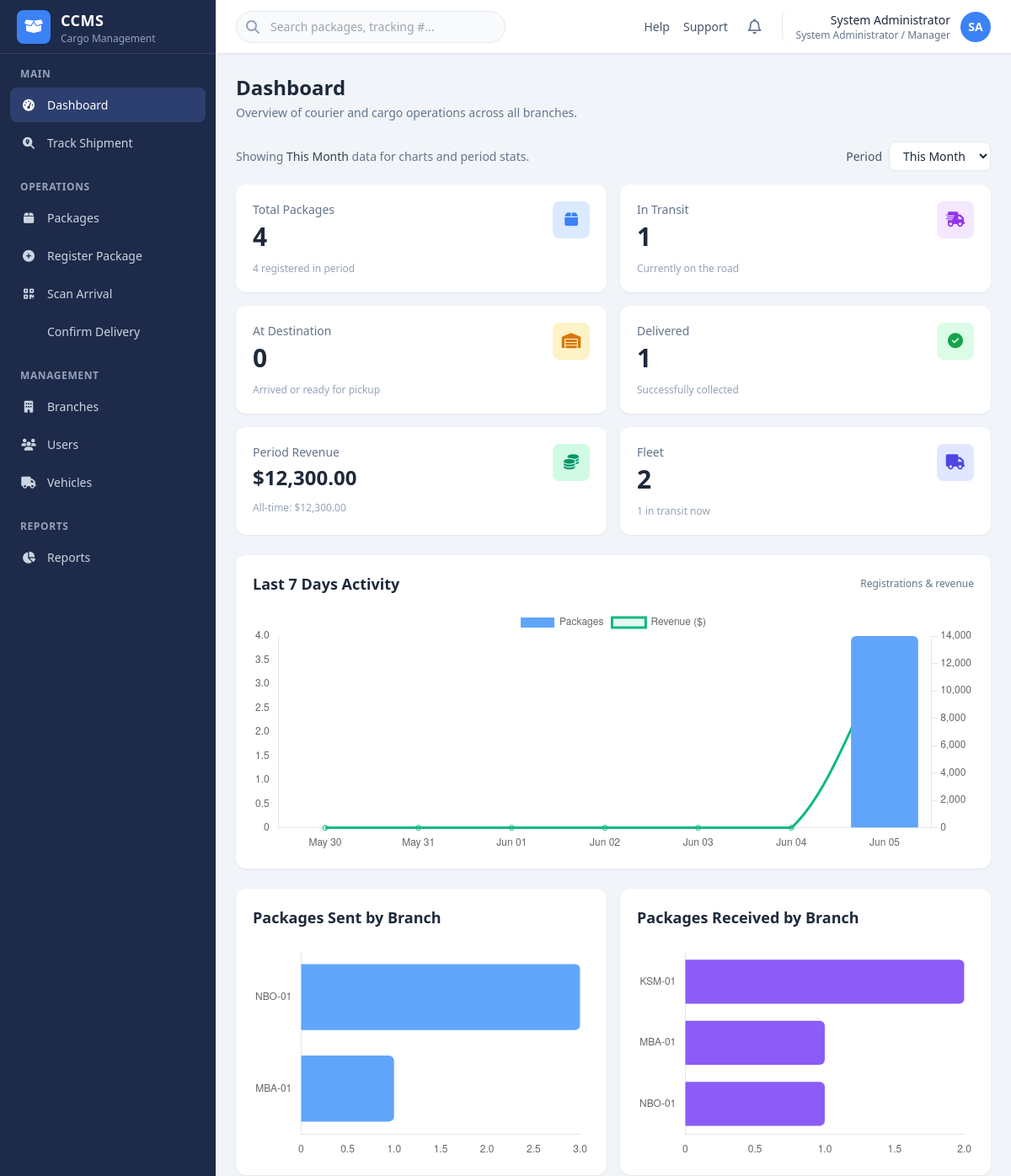
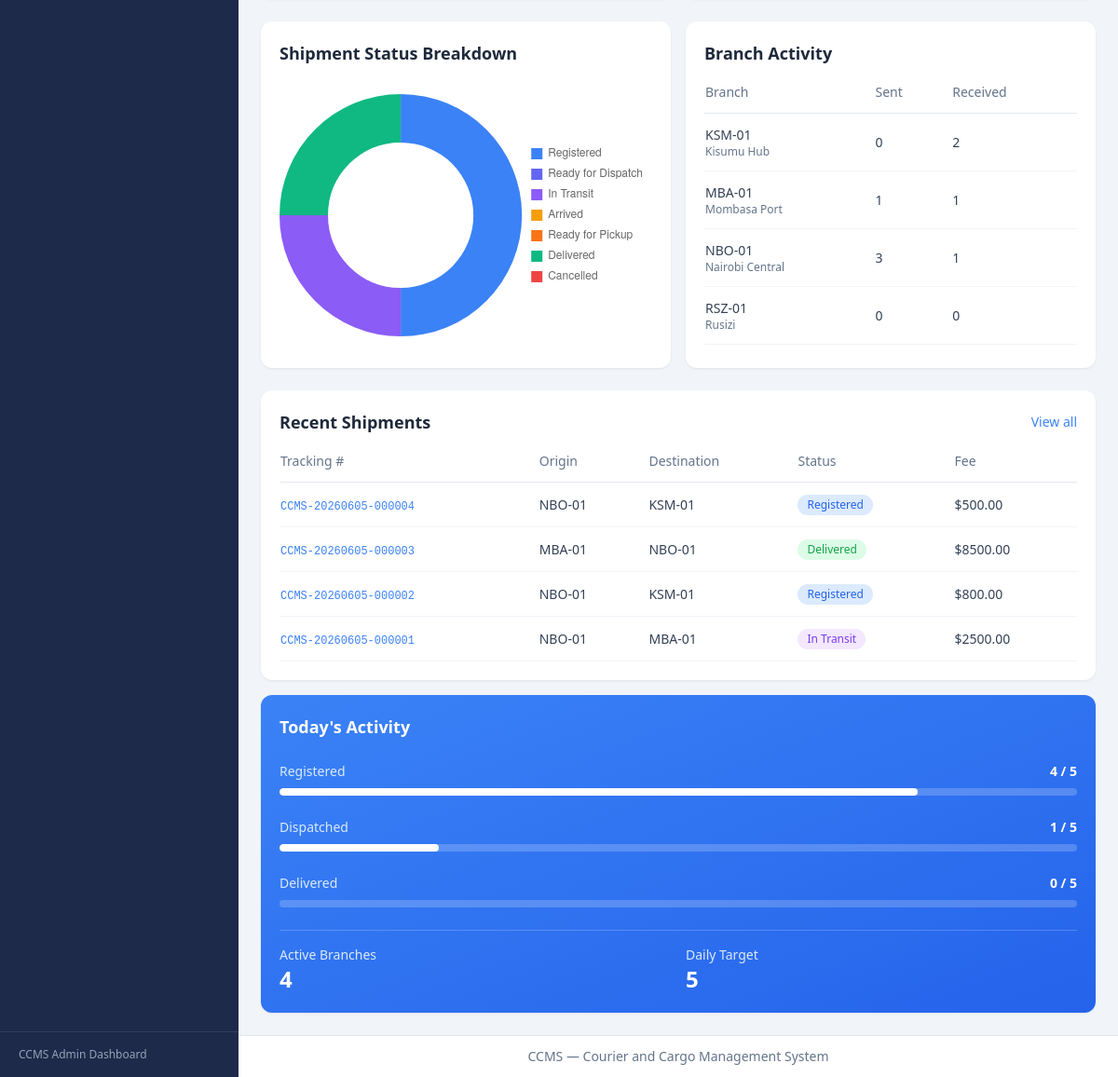
The page / (signed in) on the database as committed earlier (2 pictures, top to bottom).
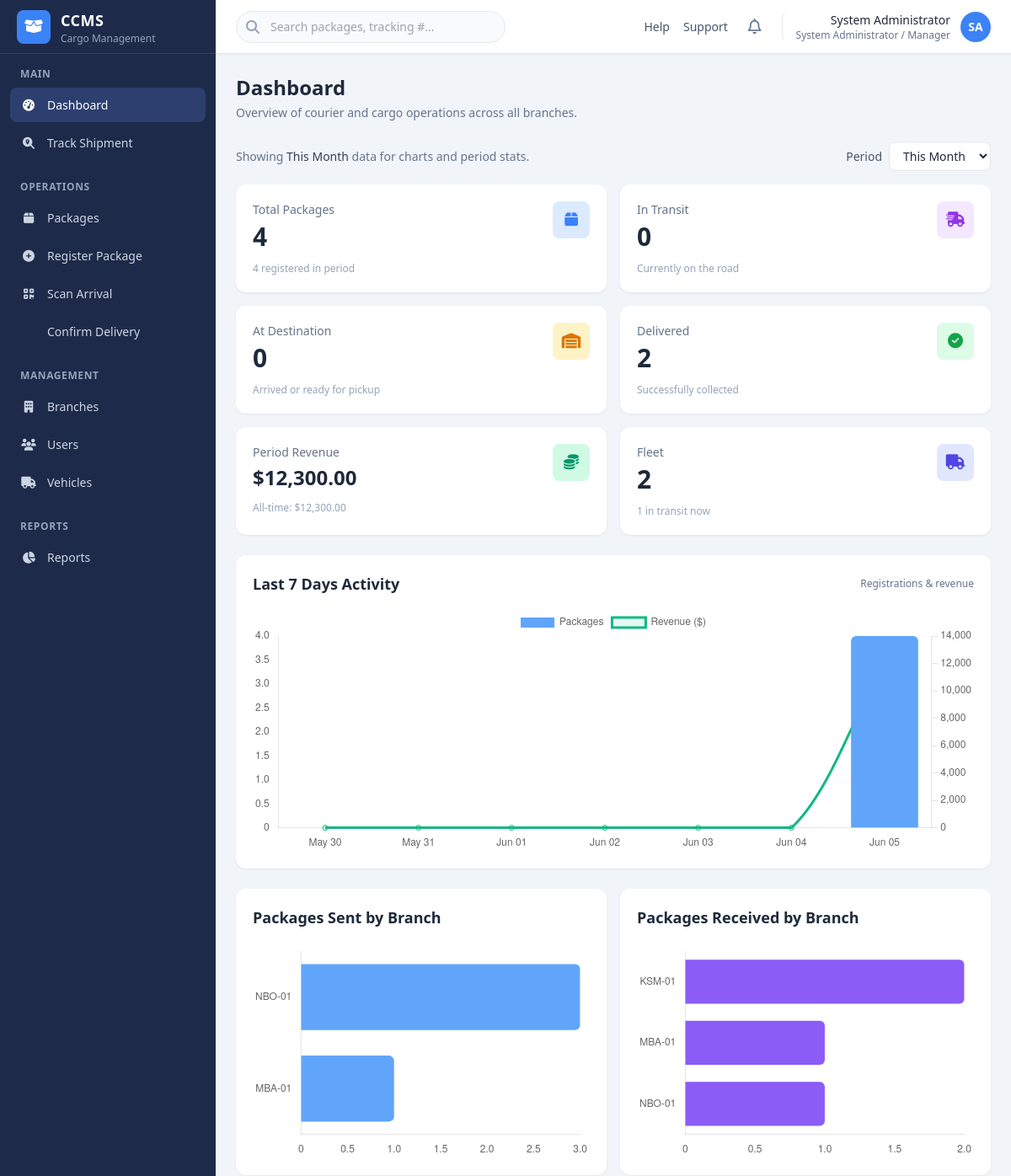
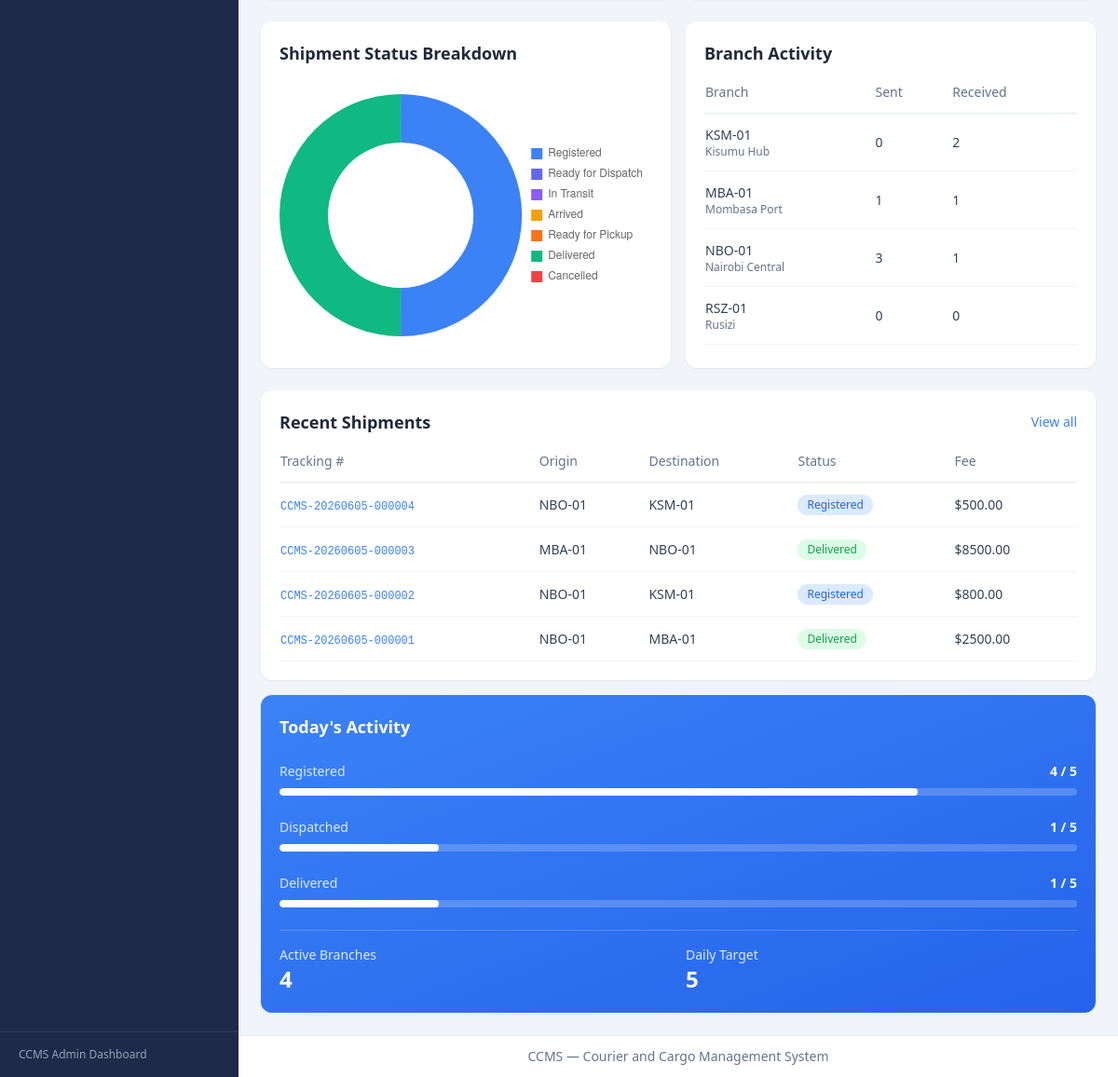
The same page on the database as committed later (2 pictures, top to bottom).
### ccms_app/models.py (models this page shows, shortened)
class Package(models.Model):
    tracking_number = models.CharField(max_length=30, unique=True, editable=False)
    sender_full_name = models.CharField(max_length=255)
    sender_id_number = models.CharField(max_length=50)
    sender_phone = models.CharField(max_length=20)
    receiver_full_name = models.CharField(max_length=255)
    receiver_id_number = models.CharField(max_length=50)
    receiver_phone = models.CharField(max_length=20)
    package_type = models.CharField(max_length=20, choices=PackageType.choices)
    description = models.TextField(blank=True)
    quantity = models.PositiveIntegerField(default=1)
    weight = models.DecimalField(max_digits=10, decimal_places=2)
    origin_branch = models.ForeignKey(
        Branch,
        on_delete=models.PROTECT,
        related_name='outgoing_packages',
    )
    destination_branch = models.ForeignKey(
        Branch,
        on_delete=models.PROTECT,
        related_name='incoming_packages',
    )
    assigned_vehicle = models.ForeignKey(
        Vehicle,
        on_delete=models.SET_NULL,
        null=True,
        blank=True,
        related_name='shipments',
    )
    transport_fee = models.DecimalField(max_digits=12, decimal_places=2)
    status = models.CharField(
        max_length=30,
        choices=PackageStatus.choices,
        default=PackageStatus.REGISTERED,
    )
    registered_by = models.ForeignKey(
        settings.AUTH_USER_MODEL,
        on_delete=models.PROTECT,
        related_name='registered_packages',
    )
    registered_at = models.DateTimeField(auto_now_add=True)
    received_by = models.ForeignKey(
        settings.AUTH_USER_MODEL,
        on_delete=models.SET_NULL,
        null=True,
        blank=True,
        related_name='received_packages',
    )
    received_at_branch = models.ForeignKey(
        Branch,
        on_delete=models.SET_NULL,
        null=True,
        blank=True,
        related_name='received_packages',
    )
    arrived_at = models.DateTimeField(null=True, blank=True)
    delivered_by = models.ForeignKey(
        settings.AUTH_USER_MODEL,
        on_delete=models.SET_NULL,
        null=True,
        blank=True,
        related_name='delivered_packages',
    )
    delivered_at = models.DateTimeField(null=True, blank=True)
    delivery_receiver_id_number = models.CharField(max_length=50, blank=True)
    created_at = models.DateTimeField(auto_now_add=True)
    updated_at = models.DateTimeField(auto_now=True)
    class Meta:
        ordering = ['-registered_at']
    @property
    def status_label(self):
        return self.get_status_display()
    @property
    def status_css_class(self):
        mapping = {
            PackageStatus.REGISTERED: 'registered',
            PackageStatus.READY_FOR_DISPATCH: 'ready',
            PackageStatus.IN_TRANSIT: 'in-transit',
            PackageStatus.ARRIVED: 'arrived',
            PackageStatus.READY_FOR_PICKUP: 'ready',
            PackageStatus.DELIVERED: 'delivered',
            PackageStatus.CANCELLED: 'cancelled',
        }
        return mapping.get(self.status, 'registered')

class Branch(models.Model):
    name = models.CharField(max_length=255)
    code = models.CharField(max_length=20, unique=True)
    location = models.CharField(max_length=255)
    contact_number = models.CharField(max_length=20)
    is_active = models.BooleanField(default=True)
    created_at = models.DateTimeField(auto_now_add=True)
    updated_at = models.DateTimeField(auto_now=True)
    class Meta:
        ordering = ['name']
        verbose_name_plural = 'branches'

### ccms_app/views.py (the view)
# urls.py: path('', views.dashboard, name='dashboard'),
@login_required
def dashboard(request):
    period = request.GET.get('period', 'month')
    if period not in PERIOD_CHOICES:
        period = 'month'
    context = build_dashboard_context(request.user, period=period)
    return render(request, 'ccms_app/dashboard.html', context)

### account/models.py (called while the page is built)
    @property
    def is_admin_manager(self):
        return self.role == UserRole.ADMIN_MANAGER

    @property
    def is_branch_officer(self):
        return self.role == UserRole.BRANCH_OFFICER

    @property
    def role_label(self):
        return self.get_role_display()

    def get_initials(self):
        parts = self.full_name.strip().split()
        if len(parts) >= 2:
            return (parts[0][0] + parts[-1][0]).upper()
        if parts:
            return parts[0][0].upper()
        return self.username[:1].upper()

### ccms_app/dashboard_services.py (called while the page is built)
def _period_bounds(period):
    today = timezone.localdate()
    if period == 'month':
        start = today.replace(day=1)
        end = today
    elif period == 'last_month':
        first_this_month = today.replace(day=1)
        end = first_this_month - timedelta(days=1)
        start = end.replace(day=1)
    elif period == 'year':
        start = today.replace(month=1, day=1)
        end = today
    else:
        return None, None
    return start, end

### templates/ccms_app/dashboard.html (shortened to what the changed rows need)
{% extends "base.html" %}
{% block content %}
<div class="mb-6 grid grid-cols-1 gap-4 sm:grid-cols-2 xl:grid-cols-3 2xl:grid-cols-6">
    <div class="dashboard-card">
        <div class="flex items-start justify-between">
            <div>
                <p class="text-sm font-medium text-slate-500">In Transit</p>
                <p class="mt-1 text-3xl font-bold text-slate-800">{{ stats.in_transit }}</p>
            </div>
        </div>
    </div>
    <div class="dashboard-card">
        <div class="flex items-start justify-between">
            <div>
                <p class="text-sm font-medium text-slate-500">Delivered</p>
                <p class="mt-1 text-3xl font-bold text-slate-800">{{ stats.delivered }}</p>
            </div>
        </div>
    </div>
</div>
<div class="dashboard-card mb-6">
    <div class="mb-4 flex items-center justify-between">
        <h2 class="text-lg font-semibold text-slate-800">Last 7 Days Activity</h2>
    </div>
</div>
<div class="mb-6 grid grid-cols-1 gap-4 lg:grid-cols-2">
    <div class="dashboard-card">
        <h2 class="mb-4 text-lg font-semibold text-slate-800">Packages Sent by Branch</h2>
    </div>
    <div class="dashboard-card">
        <h2 class="mb-4 text-lg font-semibold text-slate-800">Packages Received by Branch</h2>
    </div>
</div>
<div class="mb-6 grid grid-cols-1 gap-4 lg:grid-cols-2">
    <div class="dashboard-card">
        <h2 class="mb-4 text-lg font-semibold text-slate-800">Shipment Status Breakdown</h2>
        <div class="h-72">
            <canvas id="statusChart"></canvas>
        </div>
    </div>
    {% if user.is_admin_manager and branch_summary %}
    <div class="dashboard-card">
        <h2 class="mb-4 text-lg font-semibold text-slate-800">Branch Activity</h2>
        <div class="overflow-x-auto">
            <table class="data-table">
                <thead>
                    <tr>
                        <th>Branch</th>
                        <th>Sent</th>
                        <th>Received</th>
                    </tr>
                </thead>
            </table>
        </div>
    </div>
    {% endif %}
</div>
<div class="grid grid-cols-1 gap-4 xl:grid-cols-3">
    <div class="dashboard-card xl:col-span-2">
        <div class="mb-4 flex items-center justify-between">
            <h2 class="text-lg font-semibold text-slate-800">Recent Shipments</h2>
        </div>
        <div class="overflow-x-auto">
            <table class="data-table">
                <thead>
                    <tr>
                        <th>Tracking #</th>
                        <th>Origin</th>
                        <th>Destination</th>
                        <th>Status</th>
                        <th>Fee</th>
                    </tr>
                </thead>
                <tbody>
                    {% for package in recent_shipments %}
                    <tr>
                        <td>
                            <a href="{% url 'ccms_app:package_detail' package.pk %}" class="font-mono text-xs font-medium text-brand hover:underline">
                                {{ package.tracking_number }}
                            </a>
                        </td>
                        <td>{{ package.origin_branch.code }}</td>
                        <td>{{ package.destination_branch.code }}</td>
                        <td>
                            <span class="status-badge status-{{ package.status_css_class }}">{{ package.status_label }}</span>
                        </td>
                        <td>${{ package.transport_fee }}</td>
                    </tr>
                    {% empty %}
                    <tr>
                        <td colspan="5" class="py-8 text-center text-slate-400">
                            No shipments yet. Register a package to see activity here.
                        </td>
                    </tr>
                    {% endfor %}
                </tbody>
            </table>
        </div>
    </div>
    <div class="dashboard-card bg-gradient-to-br from-brand to-brand-dark text-white">
        <h2 class="mb-6 text-lg font-semibold">Today's Activity</h2>
        <div class="space-y-6">
            <div>
                <div class="mb-2 flex items-center justify-between text-sm">
                    <span class="text-blue-100">Delivered</span>
                    <span class="font-semibold">{{ stats.delivered_today }} / {{ stats.daily_target }}</span>
                </div>
                <div class="h-2 overflow-hidden rounded-full bg-white/20">
                    <div class="h-full rounded-full bg-white" style="width: {{ stats.delivered_pct }}%"></div>
                </div>
            </div>
        </div>
    </div>
</div>
{% endblock %}

Rows that differ between the two databases and show on the page:
changed Package "CCMS-20260605-000001": status "in_transit" → "delivered" (drawn); status_label "In Transit" → "Delivered"
Other text that changed with them:
{{ stats.in_transit }}: "1" → "0"
{{ stats.delivered }}: "1" → "2"
chart data {{ status_chart.data|safe }}: [2, 0, 1, 0, 0, 1, 0] → [2, 0, 0, 0, 0, 2, 0]
{{ stats.delivered_today }}: "0" → "1"
